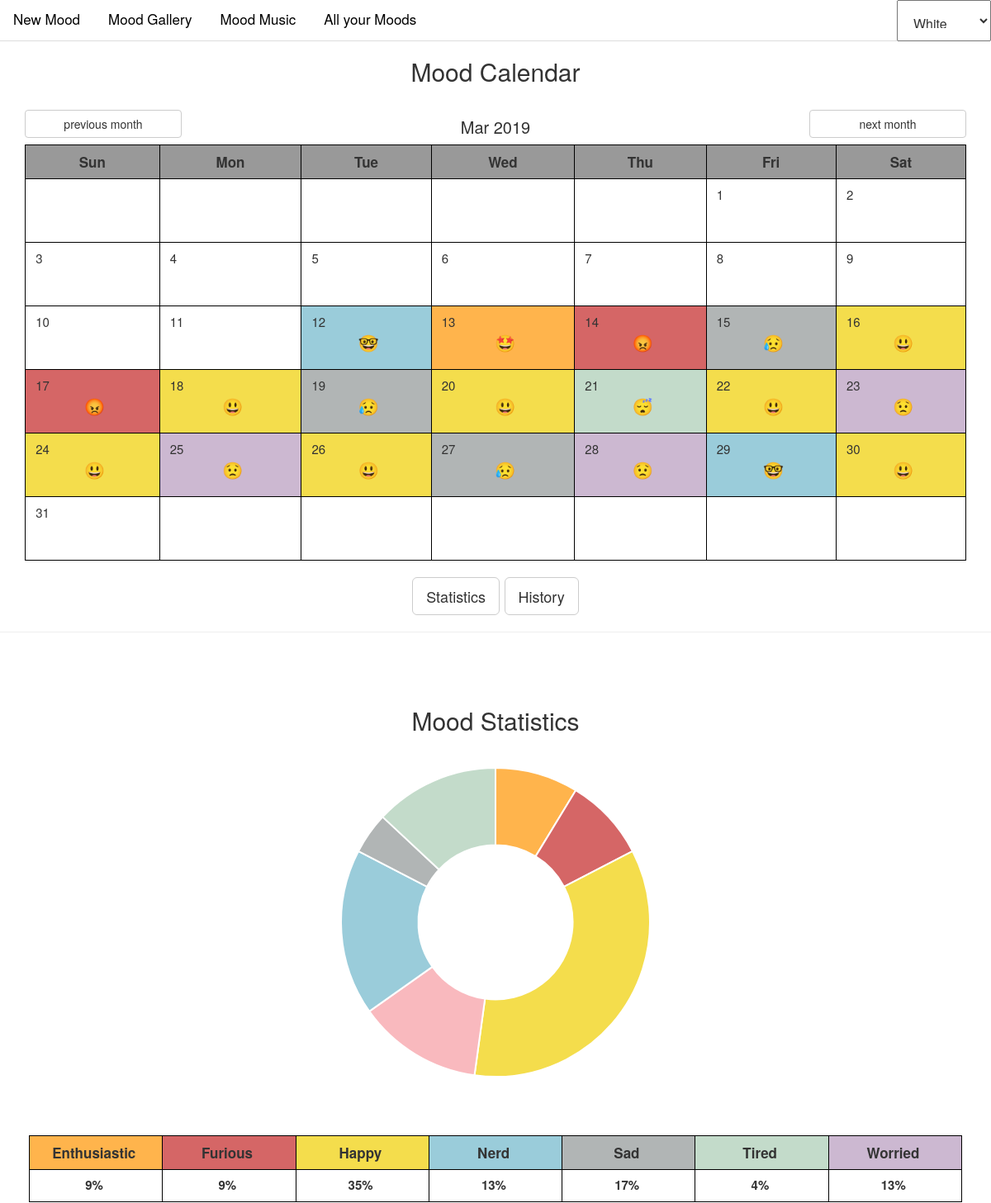
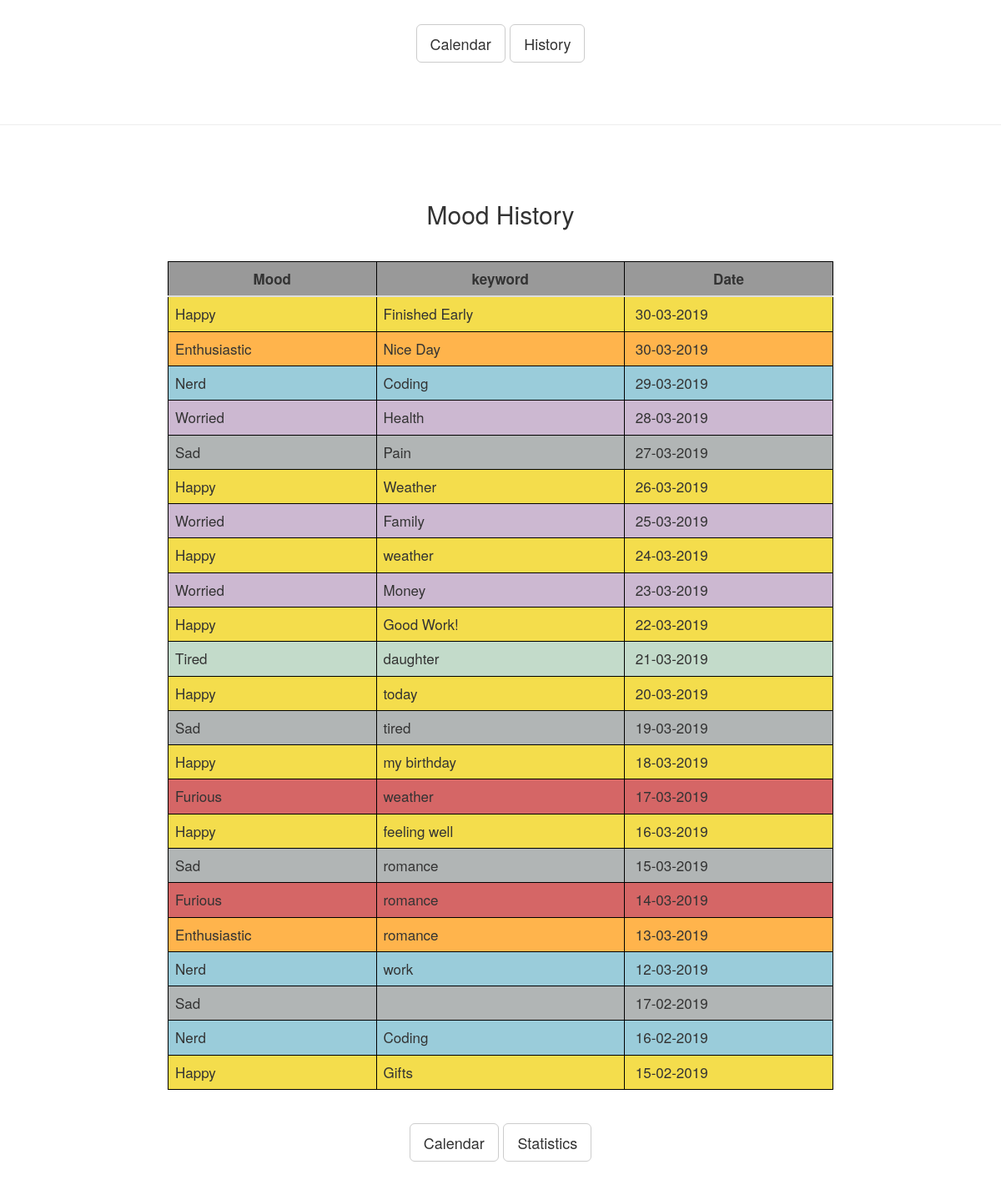
The app's page /mcalendar/ with its own data (2 pictures, top to bottom).
### tables this page shows
CREATE TABLE post (
    id INTEGER PRIMARY KEY AUTOINCREMENT , 
    created TIMESTAMP NOT NULL DEFAULT CURRENT_TIMESTAMP,
    mood TEXT NOT NULL,
    body TEXT NOT NULL
);

### __init__.py (the view)
    @app.route("/mcalendar/", defaults={'month':None, 'year':None},  methods=["GET", "POST"])
    @app.route("/mcalendar/<month>/<year>", methods=["GET", "POST"])
    def mcalendar(month, year):
        if month is None:
            month = datetime.date.today().month
        else:
            month=int(month)
        if year is None:
            year = datetime.date.today().year
        else:
            year=int(year)
        db = get_db()
        posts = db.execute(
            'SELECT id, mood, body, created'
            ' FROM post'
            ' ORDER BY created DESC'
        ).fetchall()
        cal = calendar.Calendar(6)
        today = datetime.date.today().day
        calmonth = cal.monthdatescalendar(year,month)
        previous_month, previous_year= previous_date(month, year)
        next_month, next_year= next_date(month, year)
        posts2 = db.execute(
            'SELECT mood, count(*)'
            ' FROM post'
            ' GROUP BY mood'
        ).fetchall()
        mood_labels = []
        count_mood = []
        for post in posts2:
           mood_labels.append(post['mood'])
           count_mood.append(post['count(*)'])
        total = sum(count_mood)
        return render_template(
            "mcalendar.html",
            posts=posts,
            mood_colour=mood_colour,
            calmonth = calmonth,
            month = month,
            today = today,
            year = year,
            find_mood_for_date = find_mood_for_date,
            mood_emoji = mood_emoji,
            mood_colour_cal=mood_colour_cal,
            previous_month=previous_month,
            previous_year=previous_year,
            next_month=next_month,
            next_year=next_year,
            month_converter=month_converter,
            mood_labels=mood_labels,
            count_mood=count_mood,
            average=average,
            total=total,
            )

### db.py (called while the page is built)
def get_db():
    if 'db' not in g:
        g.db = sqlite3.connect(
            current_app.config['DATABASE'],
            detect_types=sqlite3.PARSE_DECLTYPES
        )
        g.db.row_factory = sqlite3.Row
    return g.db

### templates/mcalendar.html (shortened to what this page needs)
{% extends "base.html" %}
{% block body %}
<div class='container' id="calendar">
    <h2 class="text-center">Mood Calendar</h2>
    <div>
        <a href= "{{ url_for('mcalendar', month=previous_month, year=previous_year) }}" class="btn btn-default col-sm-2" role="button">
                previous month
        </a>
        <h4 class="col-sm-8 center-text">{{ month_converter(month) }}  {{ year }}</h4>
        <a href= "{{ url_for('mcalendar', month=next_month, year=next_year) }}" class="btn btn-default col-sm-2" role="button">
                next month
        </a>
    </div>
    <table class="table calendar">
            <tr class="table_row">
                <th class="table_months">Sun</th>
                <th class="table_months">Mon</th>
                <th class="table_months">Tue</th>
                <th class="table_months">Wed</th>
                <th class="table_months">Thu</th>
                <th class="table_months">Fri</th>
                <th class="table_months">Sat</th>
            </tr>
            {% for calweek in calmonth %}
            <tr>
                {% for calday in calweek %}
                {% if calday.month == month %}
                    <td style="background-color: {{ mood_colour_cal(calday, posts) }}"> {{ (calday.day) }} <p class="center-text"> {{ mood_emoji(find_mood_for_date(calday, posts)) }}</p></td>
                {% else %}
                    <td>&nbsp;</td>
                {% endif %}
                {% endfor %}
            </tr>
            {% endfor %}
    </table>
        <div class="center-text">
            <a href= "#graph" class="btn btn-lg btn-default" role="button" >Statistics</a>
            <a href= "#history" class="btn btn-lg btn-default" role="button" >History</a>
        </div>
</div>
<hr>
<div class="container" >
    <div class="responsive">
        <div class="graph_container" id="graph" >
            <h2 class="text-center">Mood Statistics</h2>
            <canvas id="canvas" width="900" height="300"></canvas>
            <div class='table-responsive' >
                <table class="table" id="graph_table">
                    <tr class="table_row">
                        {% for item in mood_labels %}
                            <th class="table_labels" style="background-color: {{ mood_colour(item) }}">{{ item }} </th>
                        {% endfor %}
                    </tr>
                    <tr>
                        {% for items in count_mood %}
                        <th class="text-center">{{ average(items, total) }}% </th>
                        {% endfor %}
                    </tr>
                </table>
            </div>
            <div class="center-text graph_links">
                <a href= "#calendar" class="btn btn-lg btn-default" role="button" > Calendar</a>
                <a href= "#history" class="btn btn-lg btn-default" role="button" >History</a>
            </div>
        </div>
    </div>
</div>
<hr>
<div class="container" id='history'>
        <div class="responsive">
            <section>
                <h2 class="text-center">Mood History</h2>
                <table class="table post">
                    <tr >
                        <th class="table_months">Mood</th>
                        <th class="table_months">keyword</th>
                        <th class="table_months">Date</th>
                    </tr>
                   <tbody class="table_body">
                    {% for post in posts %}
                    <tr  style="background-color: {{ mood_colour(post['mood']) }} ">
                        <td class="table_history">{{ post['mood'] }}</td>
                        <td class="table_history">{{ post['body'] }} </td>
                        <td class="table_history"> {{ post['created'].strftime('%d-%m-%Y')  }}</td>
                    </tr>
                    {% endfor %}
                    </tbody>
                </table>
                <div class="center-text a-links">
                    <a href="#calendar" class="btn btn-lg btn-default" role="button" >Calendar</a>
                    <a href="#graph" class="btn btn-lg btn-default" role="button" >Statistics</a>
                </div>
            </section>
        </div>
</div>
<script>
    var config = {
    		type: 'doughnut',
    		data: {
    			datasets: [{
    					data: [
                			{% for item in count_mood  %}
                				"{{item}}"  ,
                			{% endfor %}
    						],
    					backgroundColor: [
                                    'rgb(255, 148, 0, 0.7)',//enthusiastic
									//'#efa123',
                                    'rgb(186, 0, 0, 0.6)',//furious
									//"#ba2112",
                                    'rgb(239, 207, 0, 0.7)',//happy
									//'#eada2c',
                                    'rgb(239, 81, 94, 0.4)', //love
    							    //'#f52394',
                                    'rgb(4, 128, 163, 0.4)',//nerd
									//'#1093b7',
                                    'rgb(62, 70, 71, 0.4)', //sad
									//'#567477',
                                    'rgb(57, 137, 79, 0.3)',//tired
   								    //"#39894f" ,
                                    'rgb(86, 20, 104, 0.3)',//worried
   								    //"#965ec4",
    						],
    					label: 'Dataset 1'
    					}],
    			labels: [
                         {% for item in mood_labels %}
                            "{{item}}"  ,
                         {% endfor %}
						]},
    			options: {
    				responsive: true,
    				legend: {
              display:false,
    					position: 'top',
						labels:{
							fontSize: 18,
							boxWidth: 20,
						}
    				},
    				title: {
    					display: false,
    					text: 'Mood Chart',
						fontSize: 30,
						padding: 20,
    				},
    				animation: {
    					animateScale: true,
    					animateRotate: true,
    				}
    			}
    		};
    		window.onload = function() {
    			var ctx = document.getElementById('canvas').getContext('2d');
    			window.myDoughnut = new Chart(ctx, config);
    		};
</script>
{% endblock %}

### static/css/style.css (style rules this page uses)
body { height: 100%; margin: 0; padding-top: 70px; font-family: "Helvetica Neue", Helvetica, Arial, sans-serif; }
p { font-weight: normal; font-size: 20px; }
table { background-color: #ffffff; }
table, th, td { border: 1px solid black; border-collapse: collapse; border-top: 1px solid black; font-size: 15px; white-space: pre; }
th, td { padding: 8px; }
th { text-align: left; }
#graph { padding-top: 70px; }
#history { padding-top: 70px; }
.graph_container { padding: 5px; height: 100vh; }
.graph_links { margin-bottom: 20px; }
.center-text { text-align: center; font-size: 20px; }
.table_months { background-color: #999999; border: 1px solid black !important; text-align: center; font-size: 17px; }
.table_labels { border: 1px solid black !important; text-align: center; padding: 2px; width: 12.5% !important; font-size: 17px; }
#canvas { margin: 40px 0; }
#graph_table { margin: 30px 0; }
h2 { margin-top: 0; }
.table.post { width:70%; margin: 0 auto; margin-top: 40px; margin-bottom: 40px; }
.table_history { font-size: 17px; }
.a-links { margin-bottom: 40px; }

### records on screen
post: mood "🤓", mood "Nerd", body "work", created "12-03-2019"
post: mood "🤩", mood "Enthusiastic", body "romance", created "13-03-2019"
post: mood "😡", mood "Furious", body "romance", created "14-03-2019"
post: mood "😥", mood "Sad", body "romance", created "15-03-2019"
post: mood "😃", mood "Happy", body "feeling well", created "16-03-2019"
post: mood "😡", mood "Furious", body "weather", created "17-03-2019"
post: mood "😃", mood "Happy", body "my birthday", created "18-03-2019"
post: mood "😥", mood "Sad", body "tired", created "19-03-2019"
post: mood "😃", mood "Happy", body "today", created "20-03-2019"
post: mood "😴", mood "Tired", body "daughter", created "21-03-2019"
post: mood "😃", mood "Happy", body "Good Work!", created "22-03-2019"
post: mood "😟", mood "Worried", body "Money", created "23-03-2019"
post: mood "😃", mood "Happy", body "weather", created "24-03-2019"
post: mood "😟", mood "Worried", body "Family", created "25-03-2019"
post: mood "😃", mood "Happy", body "Weather", created "26-03-2019"
post: mood "😥", mood "Sad", body "Pain", created "27-03-2019"
post: mood "😟", mood "Worried", body "Health", created "28-03-2019"
post: mood "🤓", mood "Nerd", body "Coding", created "29-03-2019"
post: mood "😃", mood "Happy", body "Finished Early", created "30-03-2019"
post: mood "Enthusiastic", body "Nice Day", created "30-03-2019"
post: mood "Sad", created "17-02-2019"
post: mood "Nerd", body "Coding", created "16-02-2019"
post: mood "Happy", body "Gifts", created "15-02-2019"

### other values on screen
{{ month_converter(month) }} "Mar"
{{ year }} "2019"
{{ (calday.day) }} "1" "2" "3" "4" "5" "6" "7" "8" "9" "10" "11" "12" "13" "14" "15" "16" "17" "18" "19" "20" "21" "22" "23" "24" "25" "26" "27" "28" "29" "30" "31"
{{ item }} "Enthusiastic" "Furious" "Happy" "Nerd" "Sad" "Tired" "Worried"
{{ average(items, total) }} "9" "9" "35" "13" "17" "4" "13"
chart data {{ item }} 2, 2, 8, 3, 4, 1, 3
